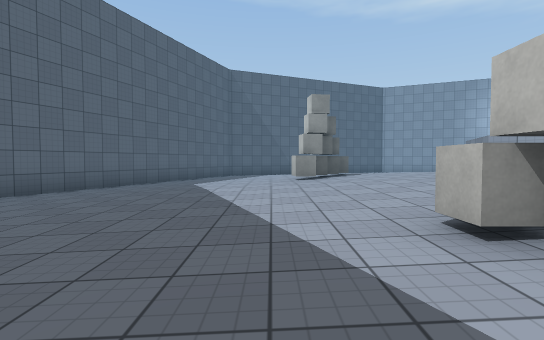
View 1 (above)

16 first-person views from a walk through a scene from a Unity 3-D project. The camera is 1.2 m above the floor, tilts 2° down and sees 85° across. The floor is counted in squares, 2 m on a side. Each view is taken from the middle of a square. On the plan, view 1 faces up. The plan holds only what a view shows up to about 9 squares ahead; the rest is blank. The player character is not drawn. Surface patterns are stand-ins for the level's own textures.

View 2
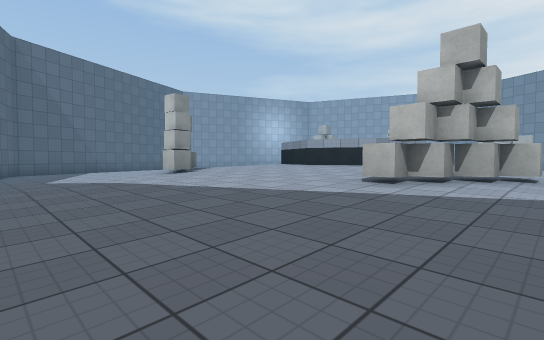

View 3
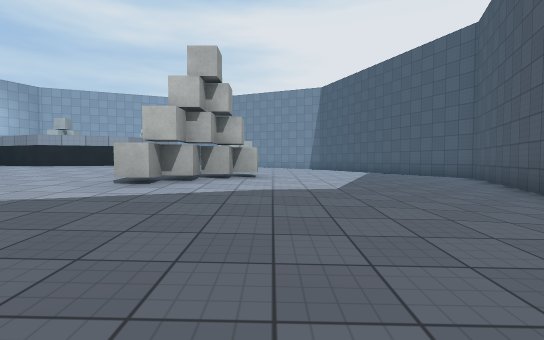

View 4
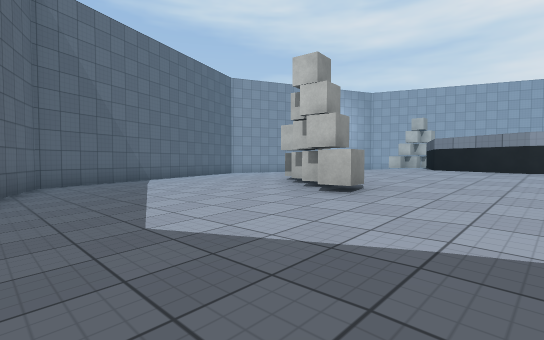

View 5
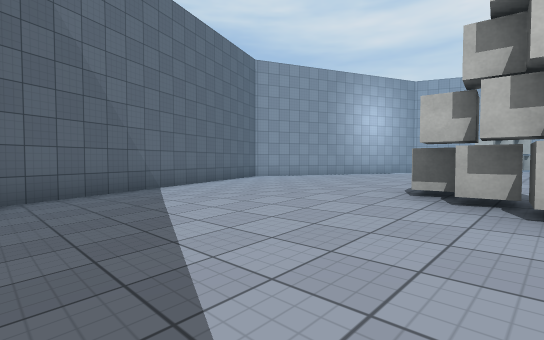

View 6
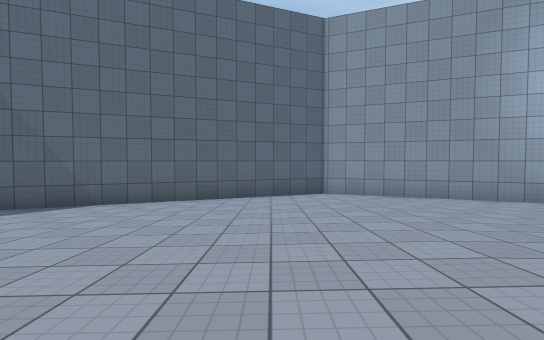

View 7
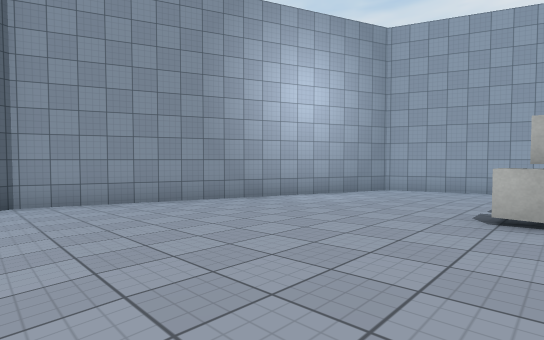

View 8
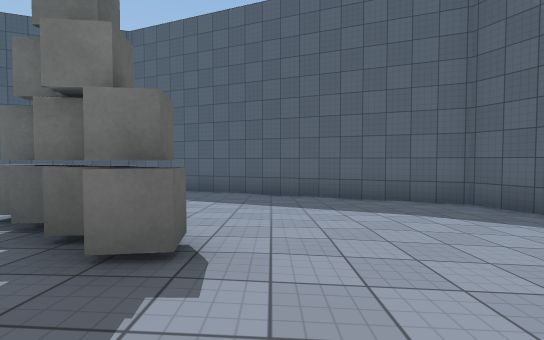

View 9
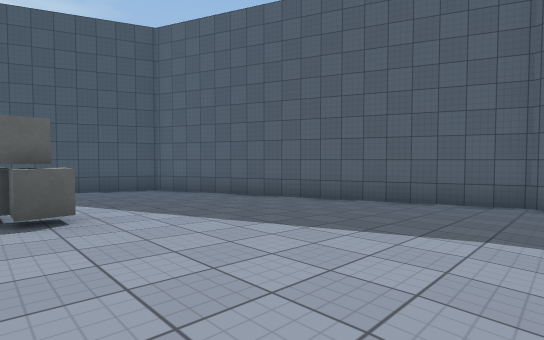

View 10
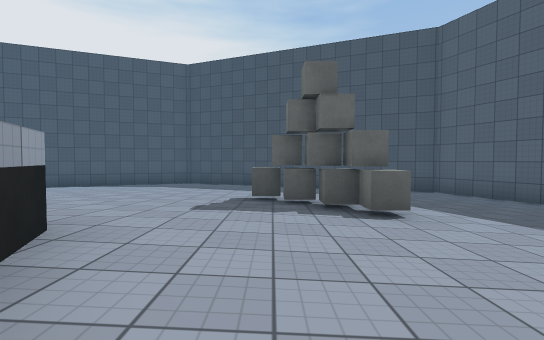

View 11
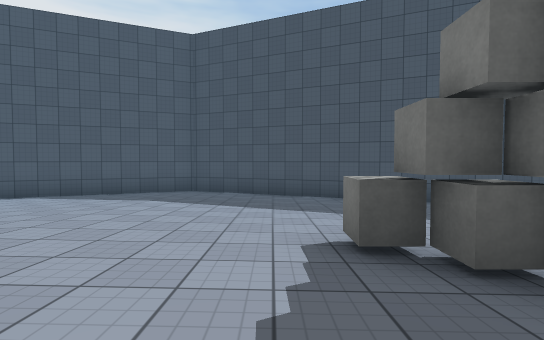

View 12
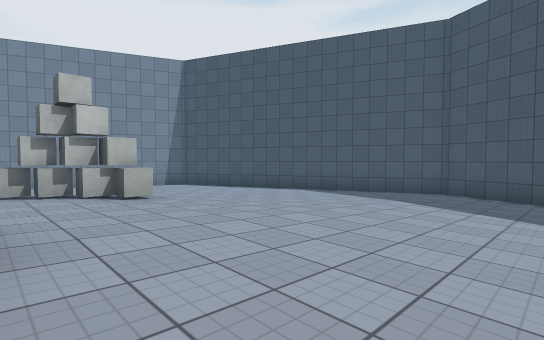

View 13
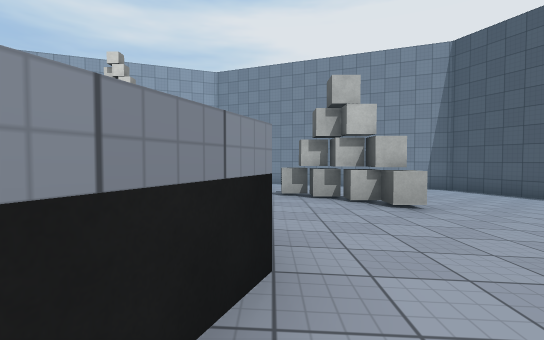

View 14
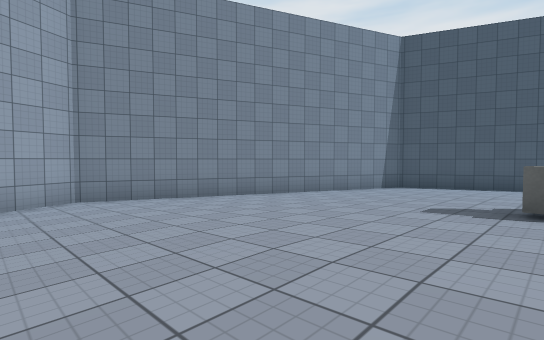

View 15
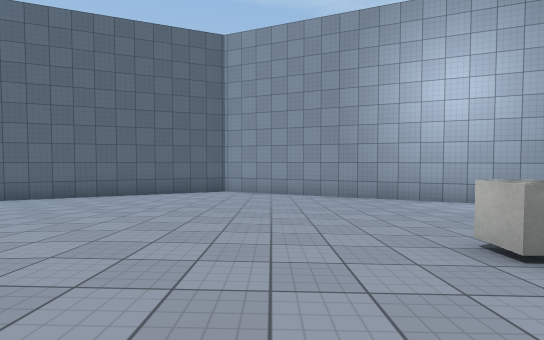

View 16
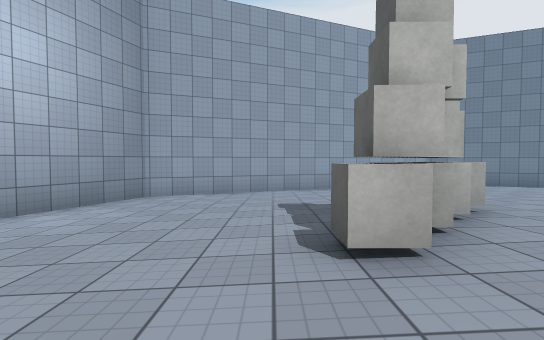

### Floor plan
Key: @ floor where view 1 was taken; # wall or solid block; . main floor; : floor 0.25 m higher than the main floor; - floor 0.25 m lower than the main floor; + floor 0.5 m higher than the main floor; ^ raised ledge; C cube; O other object.
Columns run from 6 left of view 1 to 19 right of it. Each row starts with its distance up from view 1.
 18            ####
 17          ###--###
 16       ####------####
 15     ###-----..-----###
 14    ##----........----##
 13    #---............---#
 12   ##--.....::::.....--##
 11   #--...::::::::::...--#
 10   #--..:::::++::OO:..--#
  9  ##-...:C:++++++:OO    #
  8  #--...CC+++^ +  ::.
  7 ##--..:C:++^     :::..--##
  6 #--...::++^^     +::...--#
  5 #--...::++^^     +::...--#
  4 ##--..:::++^^    :::..--##
  3  #--...::+++^^+++::...--#
  2  ##-...:O:++++++OO:...-##
  1   #--..:OO::++::O::..--#
  0   #--.@.::::::::::...--#
 -1   ##--.....::::.....--##
 -2    #---............---
 -3    ##----........----
 -4     ###-----..-----##
 -5       ####------####
 -6          ###--###
 -7            ####

Positions as (right, up) in squares from view 1, and headings:
1: (0, 0), facing up
2: (-3, 0), facing up-right
3: (-3, 0), facing right
4: (-3, 5), facing up-right
5: (-2, 8), facing up-right
6: (5, 9), facing up
7: (6, 10), facing up-right
8: (4, 10), facing left
9: (2, 6), facing down-left
10: (3, 6), facing down
11: (4, 3), facing down
12: (4, 3), facing down-right
13: (5, 3), facing right
14: (11, 7), facing down-right
15: (8, 8), facing up
16: (8, 11), facing right
